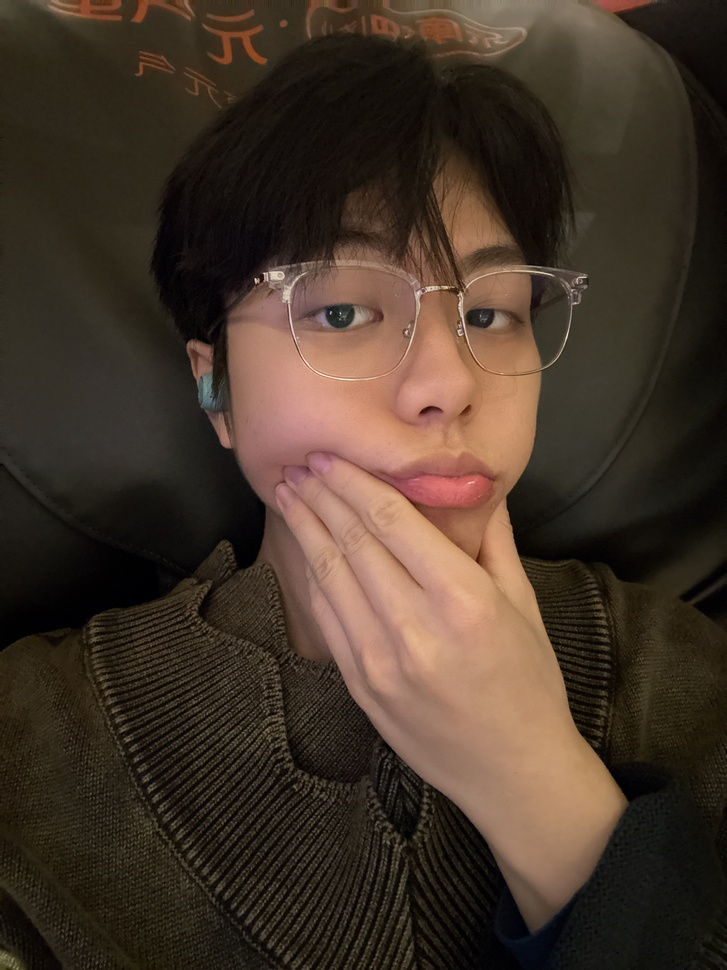
#> input picture 测试照片/微信图片_20260514031854_261_9.jpg, 727 x 970 px, shrunk from 3024 x 4032 before the run
$ python edit_preview.py '../测试照片/微信图片_20260514031854_261_9.jpg' '../测试照片/微信图片_20260514031910_262_9.jpg'
#> lines starting #> are read from the running program, lines starting #| are printed output that depends on the picture
from PIL import Image, ImageEnhance, ImageFilter, ImageOps
import sys
from pathlib import Path

def warm_tone(img, strength=0.08):
    # overlay a warm color
    overlay = Image.new('RGB', img.size, (255, 170, 120))
    return Image.blend(img, overlay, strength)

def process(input_path, output_path):
#> called with input_path = '../测试照片/微信图片_20260514031854_261_9.jpg', output_path = '../测试照片/微信图片_20260514031910_262_9.jpg'
    img = Image.open(input_path).convert('RGB')
#> img is the input picture: PIL image 727x970 RGB; mean R, G, B 68.7, 53.7, 41.4

    # auto-contrast crop small extremes
    img = ImageOps.autocontrast(img, cutoff=1)
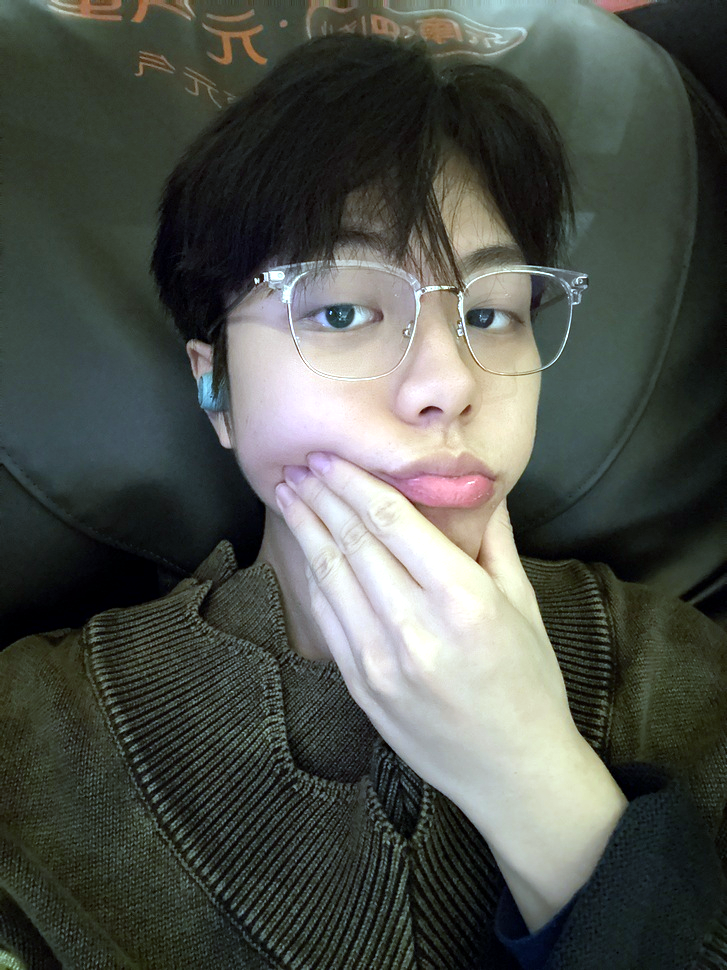
#> img: PIL image 727x970 RGB; mean R, G, B 79, 82.9, 76.4

    # gentle brightness & contrast
    img = ImageEnhance.Brightness(img).enhance(1.05)
    img = ImageEnhance.Contrast(img).enhance(1.06)

    # slight warmth
    img = warm_tone(img, strength=0.06)
#> in warm_tone, `overlay = Image.new('RGB', img.size, (255, 170, 120))`:
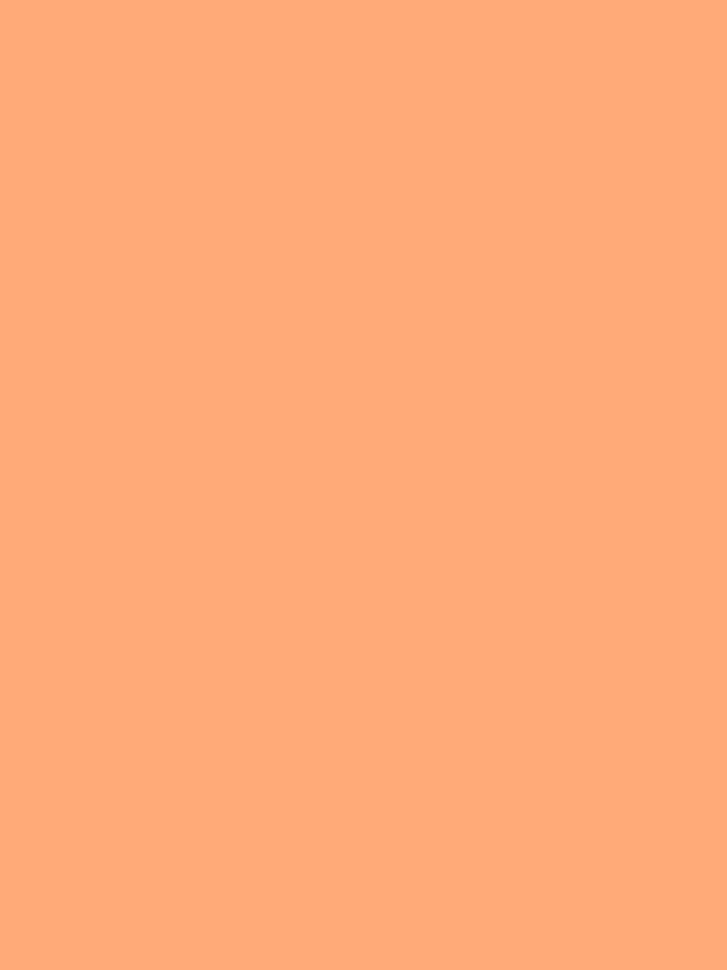
#> overlay: PIL image 727x970 RGB; mean R, G, B 255, 170, 120

    # slight saturation
    img = ImageEnhance.Color(img).enhance(1.06)

    # gentle denoise via median filter and then sharpen
    img = img.filter(ImageFilter.MedianFilter(size=3))
    img = ImageEnhance.Sharpness(img).enhance(1.1)

    # save high-quality jpeg
    img.save(output_path, format='JPEG', quality=95)

if __name__ == '__main__':
    if len(sys.argv) < 3:
        print('Usage: python edit_preview.py <input> <output>')
        sys.exit(1)
    process(sys.argv[1], sys.argv[2])

$ run again, on 测试照片/微信图片_20260514031921_263_9.jpg
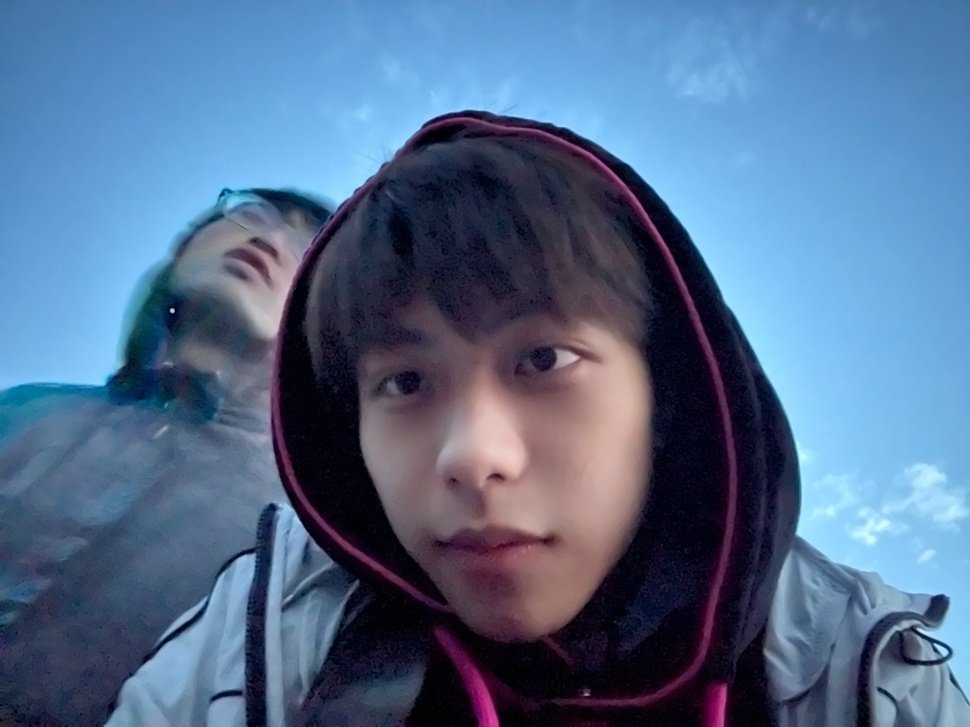
#> input picture 测试照片/微信图片_20260514031921_263_9.jpg, 970 x 727 px, shrunk from 4032 x 3024 before the run
#> in process, img is the input picture: PIL image 970x727 RGB; mean R, G, B 83, 108.2, 141.3
#> in process, `img = ImageOps.autocontrast(img, cutoff=1)`:
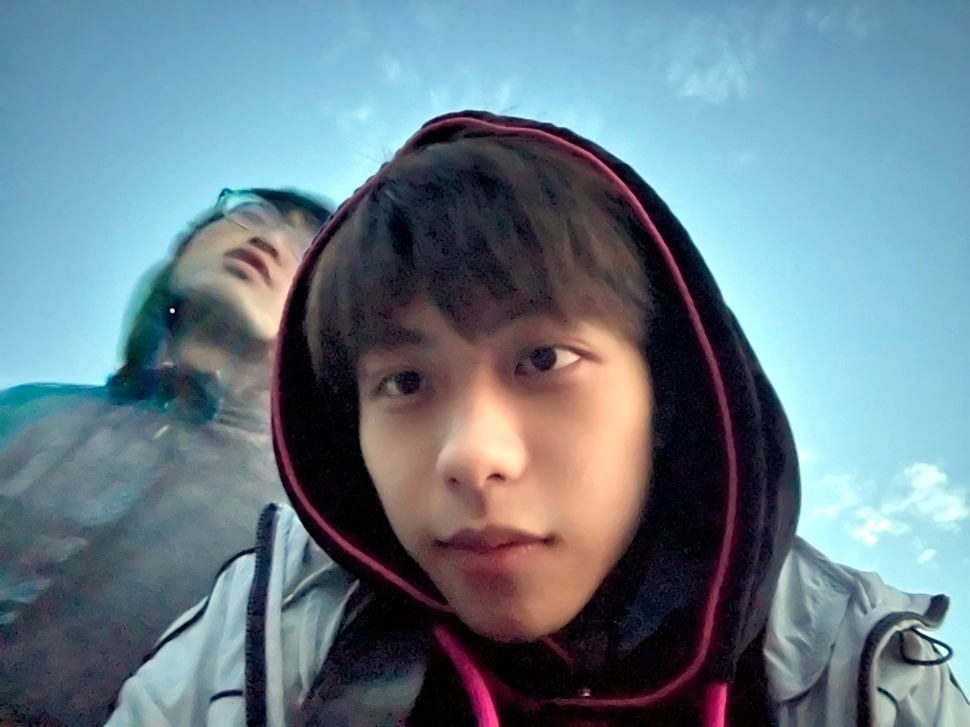
#> img: PIL image 970x727 RGB; mean R, G, B 104.6, 125.5, 137.6

$ run again, on 测试照片/微信图片_20260514031939_264_9.jpg
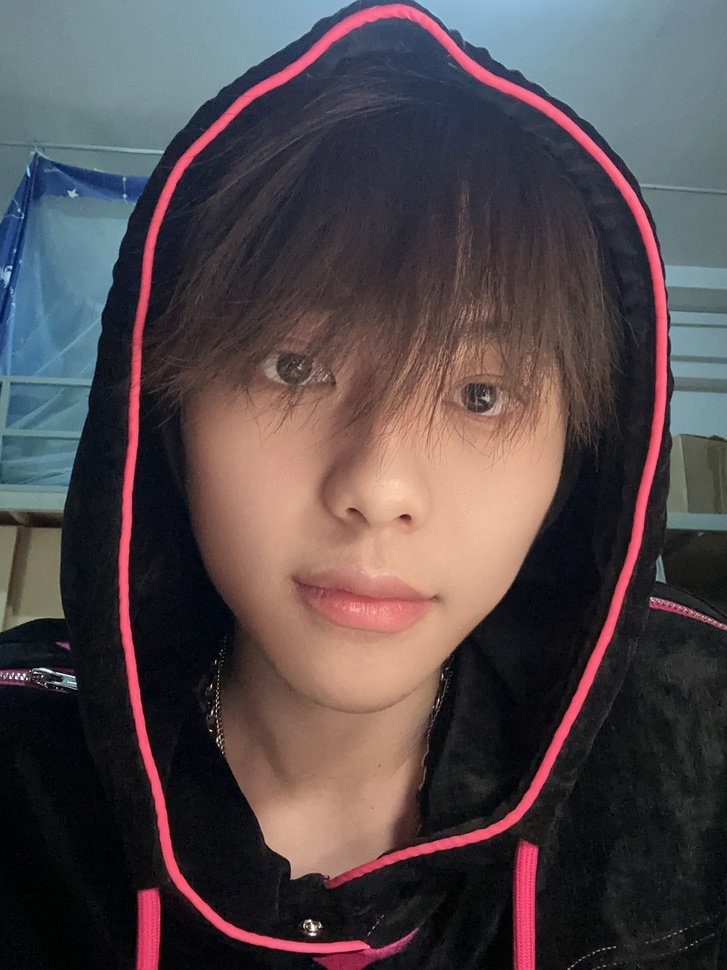
#> input picture 测试照片/微信图片_20260514031939_264_9.jpg, 727 x 970 px, shrunk from 2160 x 2880 before the run
#> in process, img is the input picture: PIL image 727x970 RGB; mean R, G, B 82.6, 71.9, 74.6
#> in process, `img = ImageOps.autocontrast(img, cutoff=1)`:
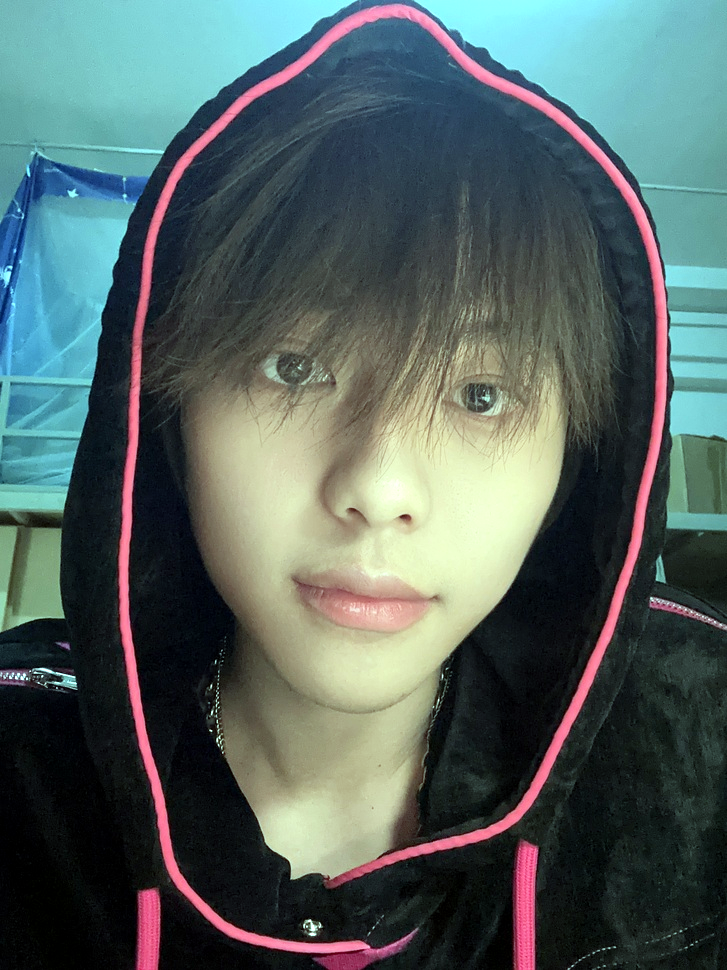
#> img: PIL image 727x970 RGB; mean R, G, B 83.4, 98.2, 95.8

$ run again, on 测试照片/微信图片_20260514031948_265_9.jpg
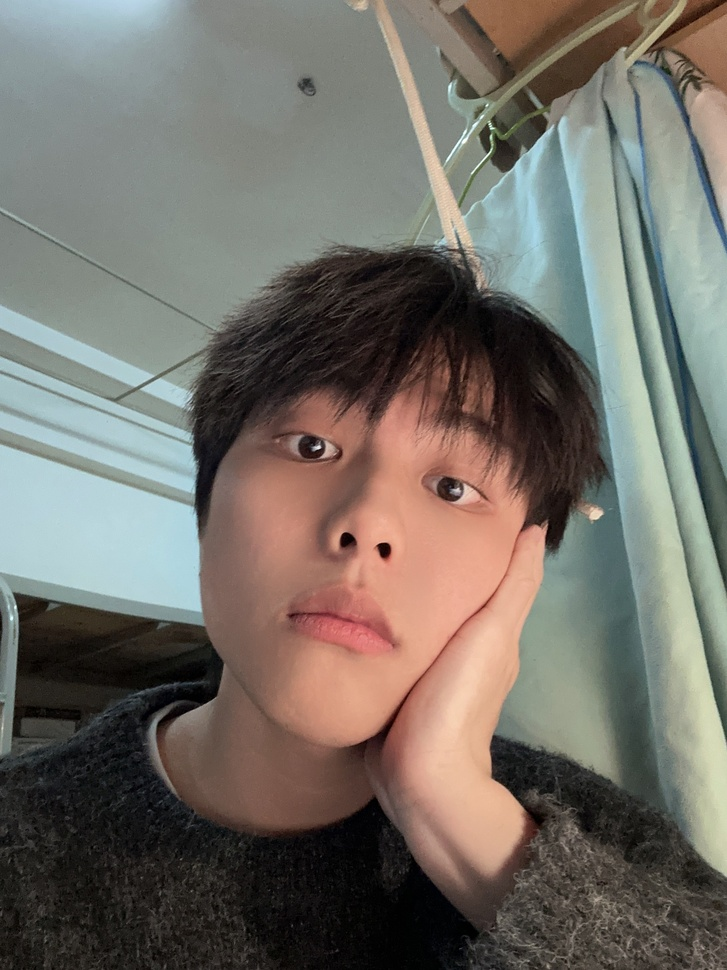
#> input picture 测试照片/微信图片_20260514031948_265_9.jpg, 727 x 970 px, shrunk from 2160 x 2880 before the run
#> in process, img is the input picture: PIL image 727x970 RGB; mean R, G, B 115.8, 110.8, 103.3
#> in process, `img = ImageOps.autocontrast(img, cutoff=1)`:
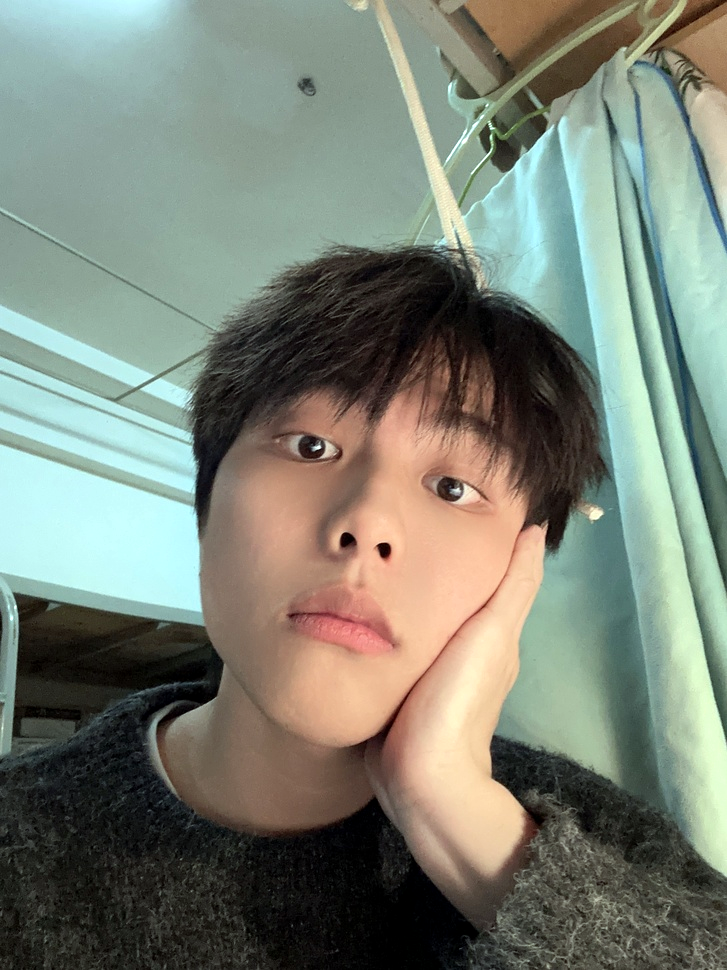
#> img: PIL image 727x970 RGB; mean R, G, B 123.4, 129.8, 117.3
